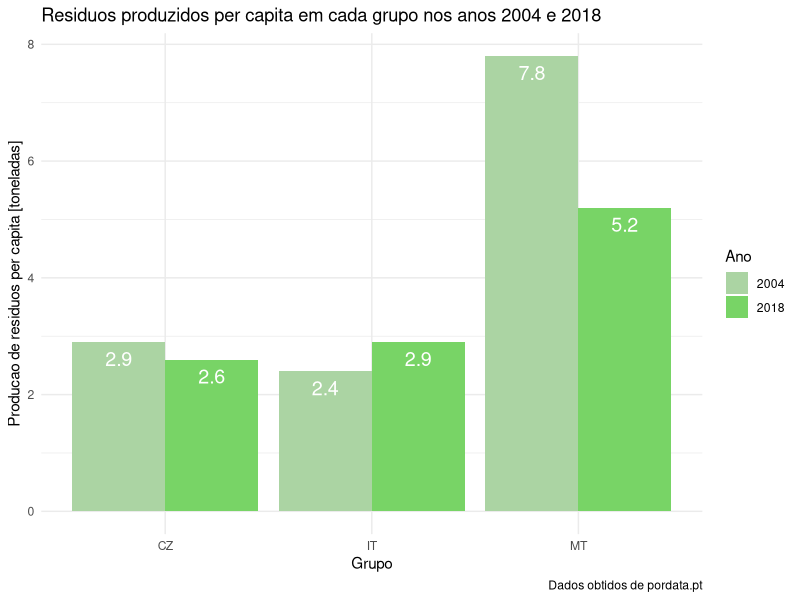

Source code (R):
library(tidyverse)
library(readxl)

residuos <- read_excel('ResiduosPerCapita.xlsx',
                       range = 'A14:C43',
                       col_types = c('text','numeric','numeric'),
                       col_names = c('Grupo','2004','2018'))
# Reduzir os nomes dos Grupos às suas iniciais
for (i in 1:nrow(residuos)) {
  residuos[i,1] <- sapply(strsplit(as.character(residuos[i,1]),split = " "), `[`, 1)
}

tibleResiduos <- as_tibble(residuos)
tibleResiduos %>%
  pivot_longer(c(`2004`, `2018`), names_to = "Ano", values_to = "Residuos") %>%
  filter(Grupo == 'IT'| Grupo == 'CZ'| Grupo == 'MT') %>%
  ggplot(aes(x = Grupo, y = Residuos, fill = Ano)) +
  geom_bar(stat = "identity", position = "dodge")+
  geom_text(aes(label=Residuos), vjust=1.6, color="white",
            position = position_dodge(0.9), size=5)+
  scale_fill_manual(values=c('#abd4a3',"#78d466"))+
  theme_minimal()+
  labs(title = 'Residuos produzidos per capita em cada grupo nos anos 2004 e 2018',
       caption = 'Dados obtidos de pordata.pt',
       y = 'Producao de residuos per capita [toneladas]')
